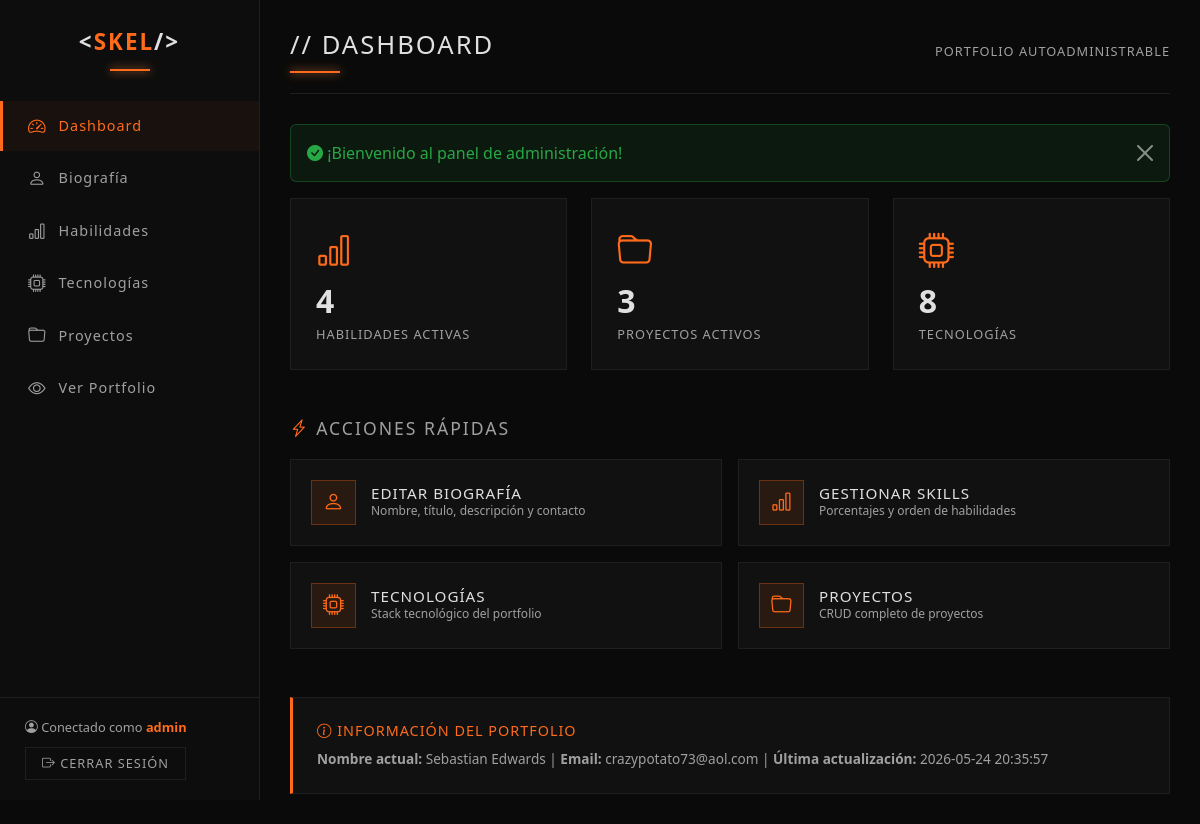
/dashboard.php (signed in), run on the app's committed database.
### tables this page shows
CREATE TABLE IF NOT EXISTS bio (
    id INT PRIMARY KEY AUTO_INCREMENT,
    name VARCHAR(100) NOT NULL DEFAULT '[Tu Nombre]',
    title VARCHAR(150) NOT NULL DEFAULT 'skelseed',
    subtitle VARCHAR(255) DEFAULT 'Desarrollador &',
    description TEXT DEFAULT 'Aficionado a las ciencias de la computación, la electronica y contabilidad. Desarrollador amateur.',
    badge_text VARCHAR(100) DEFAULT 'Disponible para proyectos',
    email VARCHAR(100) DEFAULT 'crazypotato73@aol.com',
    updated_at DATETIME DEFAULT CURRENT_TIMESTAMP ON UPDATE CURRENT_TIMESTAMP
);

### auth.php (called while the page is built, shortened)
<?php
function getFlash() {
    if (isset($_SESSION['flash'])) {
        $flash = $_SESSION['flash'];
        return $flash;
    }
    return null;
}
?>

### dashboard.php (the view, shortened to what this page needs)
<?php
require_once 'auth.php';
$db = getDB();
$skills_count = $db->query("SELECT COUNT(*) FROM skills WHERE is_active = 1")->fetchColumn();
$projects_count = $db->query("SELECT COUNT(*) FROM projects WHERE is_active = 1")->fetchColumn();
$tech_count = $db->query("SELECT COUNT(*) FROM technologies WHERE is_active = 1")->fetchColumn();
$bio = $db->query("SELECT * FROM bio LIMIT 1")->fetch();
$flash = getFlash();
?>
<!DOCTYPE html>
<html lang="es">
<head>
    <link href="https://cdn.jsdelivr.net/npm/bootstrap@5.3.2/dist/css/bootstrap.min.css" rel="stylesheet">
    <link href="https://cdn.jsdelivr.net/npm/bootstrap-icons@1.11.1/font/bootstrap-icons.css" rel="stylesheet">
</head>
<body>
    <aside class="sidebar">
        <div class="sidebar-logo">
            &lt;<span>Skel</span>/&gt;
        </div>
        <ul class="nav-sidebar">
            <li><a href="dashboard.php" class="active"><i class="bi bi-speedometer2"></i> Dashboard</a></li>
            <li><a href="admin_bio.php"><i class="bi bi-person"></i> Biografía</a></li>
            <li><a href="admin_skills.php"><i class="bi bi-bar-chart"></i> Habilidades</a></li>
            <li><a href="admin_tech.php"><i class="bi bi-cpu"></i> Tecnologías</a></li>
            <li><a href="admin_projects.php"><i class="bi bi-folder"></i> Proyectos</a></li>
            <li><a href="index.php" target="_blank"><i class="bi bi-eye"></i> Ver Portfolio</a></li>
        </ul>
        <div class="sidebar-footer">
            <div class="user-info">
                <i class="bi bi-person-circle"></i> Conectado como <strong><?php echo htmlspecialchars($_SESSION['admin_username']); ?></strong>
            </div>
            <a href="logout.php" class="btn-logout"><i class="bi bi-box-arrow-right"></i> Cerrar Sesión</a>
        </div>
    </aside>
    <main class="main-content">
        <div class="page-header d-flex justify-content-between align-items-center">
            <h1>// Dashboard</h1>
            <span style="color: var(--text-secondary); font-size: 0.8rem; text-transform: uppercase; letter-spacing: 1px;">
                Portfolio Autoadministrable
            </span>
        </div>
        <?php if ($flash): ?>
        <div class="alert alert-custom-success alert-dismissible fade show" role="alert">
            <i class="bi bi-check-circle-fill"></i> <?php echo htmlspecialchars($flash['message']); ?>
            <button type="button" class="btn-close btn-close-white" data-bs-dismiss="alert"></button>
        </div>
        <?php endif; ?>
        <div class="row g-4 mb-5">
            <div class="col-md-4">
                <div class="stat-card">
                    <i class="bi bi-bar-chart stat-icon"></i>
                    <div class="stat-number"><?php echo $skills_count; ?></div>
                    <div class="stat-label">Habilidades Activas</div>
                </div>
            </div>
            <div class="col-md-4">
                <div class="stat-card">
                    <i class="bi bi-folder stat-icon"></i>
                    <div class="stat-number"><?php echo $projects_count; ?></div>
                    <div class="stat-label">Proyectos Activos</div>
                </div>
            </div>
            <div class="col-md-4">
                <div class="stat-card">
                    <i class="bi bi-cpu stat-icon"></i>
                    <div class="stat-number"><?php echo $tech_count; ?></div>
                    <div class="stat-label">Tecnologías</div>
                </div>
            </div>
        </div>
        <h3 style="font-size: 1.1rem; letter-spacing: 2px; text-transform: uppercase; margin-bottom: 20px; color: var(--text-secondary);">
            <i class="bi bi-lightning-charge" style="color: var(--orange-primary);"></i> Acciones Rápidas
        </h3>
        <div class="row g-3">
            <div class="col-md-6">
                <a href="admin_bio.php" class="action-card">
                    <div class="action-icon"><i class="bi bi-person"></i></div>
                    <div class="action-text">
                        <h4>Editar Biografía</h4>
                        <p>Nombre, título, descripción y contacto</p>
                    </div>
                </a>
            </div>
            <div class="col-md-6">
                <a href="admin_skills.php" class="action-card">
                    <div class="action-icon"><i class="bi bi-bar-chart"></i></div>
                    <div class="action-text">
                        <h4>Gestionar Skills</h4>
                        <p>Porcentajes y orden de habilidades</p>
                    </div>
                </a>
            </div>
            <div class="col-md-6">
                <a href="admin_tech.php" class="action-card">
                    <div class="action-icon"><i class="bi bi-cpu"></i></div>
                    <div class="action-text">
                        <h4>Tecnologías</h4>
                        <p>Stack tecnológico del portfolio</p>
                    </div>
                </a>
            </div>
            <div class="col-md-6">
                <a href="admin_projects.php" class="action-card">
                    <div class="action-icon"><i class="bi bi-folder"></i></div>
                    <div class="action-text">
                        <h4>Proyectos</h4>
                        <p>CRUD completo de proyectos</p>
                    </div>
                </a>
            </div>
        </div>
        <div class="mt-5 p-4" style="background: var(--bg-card); border: 1px solid var(--border-subtle); border-left: 3px solid var(--orange-primary);">
            <h5 style="color: var(--orange-primary); font-size: 0.9rem; text-transform: uppercase; letter-spacing: 1px; margin-bottom: 10px;">
                <i class="bi bi-info-circle"></i> Información del Portfolio
            </h5>
            <p style="color: var(--text-secondary); font-size: 0.85rem; margin: 0;">
                <strong>Nombre actual:</strong> <?php echo htmlspecialchars($bio['name'] ?? '[Tu Nombre]'); ?> |
                <strong>Email:</strong> <?php echo htmlspecialchars($bio['email'] ?? 'tuemail@dominio.com'); ?> |
                <strong>Última actualización:</strong> <?php echo htmlspecialchars($bio['updated_at'] ?? 'Nunca'); ?>
            </p>
        </div>
    </main>
</body>
</html>

### dashboard.php (style rules this page uses)
:root { --bg-dark: #0a0a0a; --bg-card: #111111; --bg-sidebar: #0d0d0d; --orange-primary: #ff6b1a; --orange-glow: #ff8c42; --text-primary: #e0e0e0; --text-secondary: #a0a0a0; --border-subtle: #1f1f1f; --bs-body-bg: #0a0a0a !important; }
body { background: var(--bg-dark); color: var(--text-primary); font-family: 'Segoe UI', 'Helvetica Neue', Arial, sans-serif; min-height: 100vh; }
.sidebar { background: var(--bg-sidebar); border-right: 1px solid var(--border-subtle); min-height: 100vh; width: 260px; position: fixed; top: 0; left: 0; z-index: 1000; padding: 25px 0; }
.sidebar-logo { font-size: 1.4rem; font-weight: 700; letter-spacing: 2px; text-transform: uppercase; text-align: center; margin-bottom: 30px; padding: 0 20px; }
.sidebar-logo span { color: var(--orange-primary); }
.sidebar-logo::after { content: ''; display: block; width: 40px; height: 2px; background: var(--orange-primary); margin: 10px auto 0; box-shadow: 0 0 10px var(--orange-glow); }
.nav-sidebar { list-style: none; padding: 0; }
.nav-sidebar li { margin-bottom: 2px; }
.nav-sidebar a { display: flex; align-items: center; gap: 12px; padding: 12px 25px; color: var(--text-secondary); text-decoration: none; font-size: 0.9rem; letter-spacing: 1px; transition: all 0.3s ease; border-left: 3px solid transparent; }
.nav-sidebar a:hover, .nav-sidebar a.active { color: var(--orange-primary); background: rgba(255, 107, 26, 0.05); border-left-color: var(--orange-primary); }
.nav-sidebar i { font-size: 1.1rem; }
.sidebar-footer { position: absolute; bottom: 0; width: 100%; padding: 20px 25px; border-top: 1px solid var(--border-subtle); }
.user-info { font-size: 0.8rem; color: var(--text-secondary); margin-bottom: 10px; }
.user-info strong { color: var(--orange-primary); }
.main-content { margin-left: 260px; padding: 30px; min-height: 100vh; }
.page-header { border-bottom: 1px solid var(--border-subtle); padding-bottom: 20px; margin-bottom: 30px; }
.page-header h1 { font-size: 1.6rem; letter-spacing: 2px; text-transform: uppercase; margin: 0; }
.page-header h1::after { content: ''; display: block; width: 50px; height: 2px; background: var(--orange-primary); margin-top: 10px; box-shadow: 0 0 10px var(--orange-glow); }
.stat-card { background: var(--bg-card); border: 1px solid var(--border-subtle); padding: 25px; transition: all 0.3s ease; position: relative; overflow: hidden; }
.stat-card::before { content: ''; position: absolute; top: 0; left: 0; width: 100%; height: 2px; background: var(--orange-primary); transform: scaleX(0); transform-origin: left; transition: transform 0.3s ease; box-shadow: 0 0 10px var(--orange-glow); }
.stat-icon { font-size: 2.2rem; color: var(--orange-primary); margin-bottom: 10px; }
.stat-number { font-size: 2rem; font-weight: 700; color: var(--text-primary); }
.stat-label { font-size: 0.8rem; color: var(--text-secondary); text-transform: uppercase; letter-spacing: 1px; }
.action-card { background: var(--bg-card); border: 1px solid var(--border-subtle); padding: 20px; text-decoration: none; color: var(--text-primary); display: flex; align-items: center; gap: 15px; transition: all 0.3s ease; }
.action-icon { width: 45px; height: 45px; background: rgba(255, 107, 26, 0.1); border: 1px solid rgba(255, 107, 26, 0.3); display: flex; align-items: center; justify-content: center; font-size: 1.3rem; color: var(--orange-primary); }
.action-text h4 { font-size: 0.95rem; margin: 0; letter-spacing: 1px; text-transform: uppercase; }
.action-text p { font-size: 0.75rem; color: var(--text-secondary); margin: 0; }
.alert-custom-success { background: rgba(40, 167, 69, 0.1); border: 1px solid rgba(40, 167, 69, 0.3); color: #28a745; }
.btn-logout { background: transparent; color: var(--text-secondary); border: 1px solid var(--border-subtle); padding: 6px 16px; font-size: 0.8rem; text-transform: uppercase; letter-spacing: 1px; transition: all 0.3s; text-decoration: none; display: inline-block; }

### data on the page
bio: name "Sebastian Edwards", email "crazypotato73@aol.com", updated_at "2026-05-24 20:35:57"

### other printed values
$_SESSION['admin_username'] "admin"
$flash['message'] "¡Bienvenido al panel de administración!"
$skills_count "4"
$projects_count "3"
$tech_count "8"
